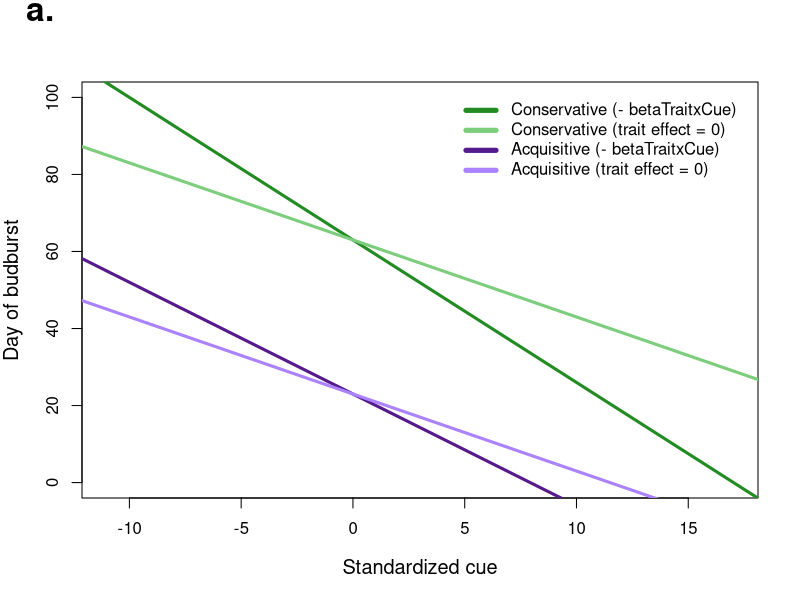
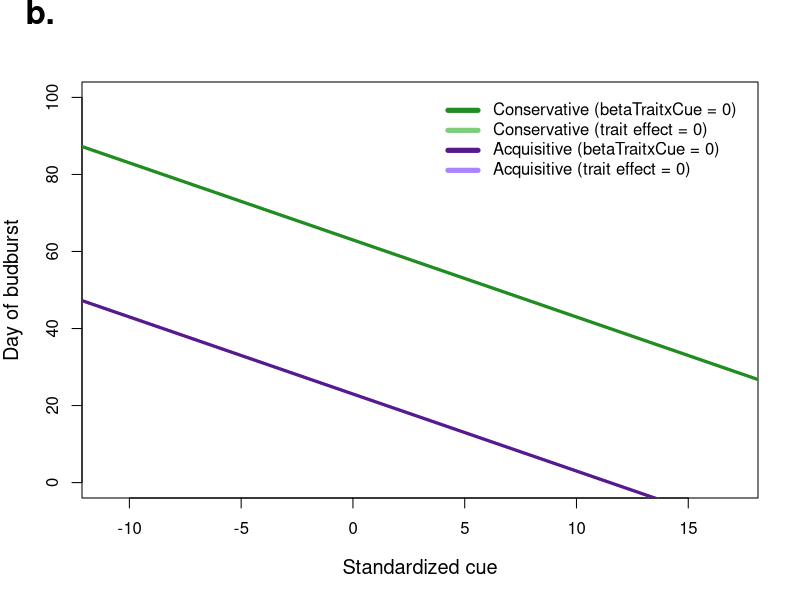
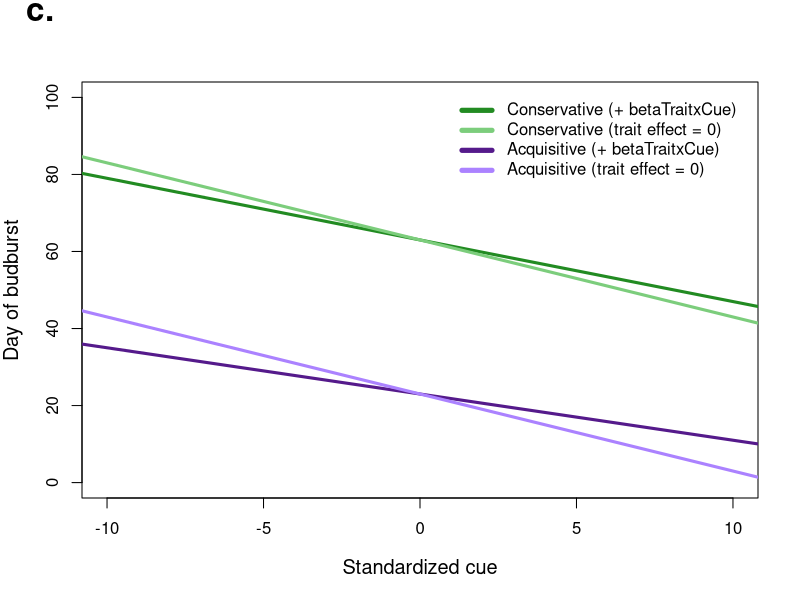

Reproduce these figures in R, in order.
# started Jan 31, 2022 by Deirdre
# rm(list=ls())
# options(stringsAsFactors = FALSE)

# aim of this code is to make a conceptual figure for the traitors ms:

#setwd("~/Documents/github/ospree/analyses/traits")

col.sp <- c(rgb(72 / 255, 38 / 255, 119 / 255, alpha = 0.8), rgb(149 / 255, 216 / 255, 64 / 255, alpha = 0.9))
col1.sp <- c(rgb(72 / 255, 38 / 255, 119 / 255, alpha = 0.14), rgb(149 / 255, 216 / 255, 64 / 255, alpha = 0.2))
col2.sp <- c(rgb(72 / 255, 38 / 255, 119 / 255, alpha = 0.4), rgb(149 / 255, 216 / 255, 64 / 255, alpha = 0.5))

put.fig.letter <- function(label, location="topleft", x=NULL, y=NULL, 
                           offset=c(0, 0), ...) {
  if(length(label) > 1) {
    warning("length(label) > 1, using label[1]")
  }
  if(is.null(x) | is.null(y)) {
    coords <- switch(location,
                     topleft = c(0.05,0.98),
                     topcenter = c(0.5525,0.98),
                     topright = c(0.985, 0.98),
                     bottomleft = c(0.015, 0.02), 
                     bottomcenter = c(0.5525, 0.02), 
                     bottomright = c(0.985, 0.02),
                     c(0.015, 0.98) )
  } else {
    coords <- c(x,y)
  }
  this.x <- grconvertX(coords[1] + offset[1], from="nfc", to="user")
  this.y <- grconvertY(coords[2] + offset[2], from="nfc", to="user")
  text(labels=label[1], x=this.x, y=this.y, xpd=T, cex = 2, ...)
}

# pdf("figures/conceptFig.pdf", width = 18, height = 5)
# par(bg = "pink", mfrow = c(1,3))
# plot(0, type="n", ylab="Day of budburst", xlab = "Cue", xlim =c(-2,2), ylim =c(0, 150), cex =2, cex.axis = 1.5, cex.lab = 1.2)
# segments(x0 = -1.85, x1 = 1.85, y0 = 130, y1 = 35,lwd =5, lty =2, col = col1.sp[1])
# segments(x0 = -1.85, x1 = 1.85, y0 = 75, y1 = 5,lwd =5, lty =2, col = col2.sp[2])
# segments(x0 = -1.65, x1 = 1.65, y0 = 150, y1 = 17, lwd =5, lty = 1, col = col.sp[1])
# segments(x0 = -1.85, x1 = 1.45, y0 = 85, y1 = 0,lwd =5, lty = 1, col = col.sp[2])
# 
# my.label <- paste("a", ".", sep="")
# put.fig.letter(label=my.label, location= "topleft", font=2)
# 
# plot(0, type="n", ylab="Day of budburst", xlab = "Cue", xlim =c(-2,2), ylim =c(0, 150), cex =2, cex.axis = 1.5, cex.lab = 1.2)
# segments(x0 = -1.85, x1 = 1.85, y0 = 130, y1 = 45,lwd =5, lty =2, col = col1.sp[1])
# segments(x0 = -1.85, x1 = 1.85, y0 = 100, y1 = 15,lwd =5, lty =2, col = col2.sp[2])
# segments(x0 = -1.85, x1 = 1.85, y0 = 134, y1 = 49, lwd =5, lty = 1, col = col.sp[1])
# segments(x0 = -1.85, x1 = 1.85, y0 = 104, y1 = 19,lwd =5, lty = 1, col = col.sp[2])
# 
# my.label <- paste("b", ".", sep="")
# put.fig.letter(label=my.label, location= "topleft", font=2)
# 
# plot(0, type="n", ylab="Day of budburst", xlab = "Cue", xlim =c(-2,2), ylim =c(0, 150), cex =2, cex.axis = 1.5, cex.lab = 1.2)
# segments(x0 = -1.60, x1 = 1.75, y0 = 147, y1 = 30, lwd =5, lty = 2, col = col2.sp[2])
# segments(x0 = -1.85, x1 = 1.45, y0 = 90, y1 = 10,lwd =5, lty = 2, col = col2.sp[1])
# segments(x0 = -1.85, x1 = 1.85, y0 = 135, y1 = 45,lwd =5, lty = 1, col = col.sp[2])
# segments(x0 = -1.85, x1 = 1.85, y0 = 80, y1 = 13,lwd =5, lty = 1, col = col.sp[1])
# 
# legend("topright", legend = c(expression("Conservative"),
#                               expression("Acquisitive"),
#                               expression(paste("Trait effect", " = 0", sep = "")),
#                               expression(paste("Full model"))),
#        col = c(col.sp[1], col.sp[2],col2.sp[1], col2.sp[2]), pt.bg = c(col.sp, NA, NA),
#        inset = 0.02, lty = c(1,1,3,3), lwd = c(5,5,5,5), cex = 1, bty = "n")
# 
# my.label <- paste("c", ".", sep="")
# put.fig.letter(label=my.label, location= "topleft", font=2)
# 
# # legend("topright", legend = c(expression(paste("Low trait")),
# #                               expression(paste("High trait")),
# #                               expression(paste("Trait effect", " = 0", sep = "")),
# #                               expression(paste("Full model"))))
# 
# #dev.off()
# par(bg = "white")  


# Trying simulations to generate figures:
# My general thoughts is that we would want to show a high and a low trait indiviudal, one for which the trait effect is set to zero and one where it varies:

# The stan model has two parts:
# 1. Trait part:
# for(i in 1:n_spec){
#   mu_grand_sp[i] = mu_grand + muSp[i];
# }
# for (i in 1:N){
#   y_hat[i] = mu_grand + muSp[trait_species[i]] + muStudy[study[i]];
# }
#
# 2. Phenology part 
# for (isp in 1:n_spec){
#    betaChillSp[isp] = alphaChillSp[isp] + betaTraitxChill * (mu_grand_sp[isp]);
# }
# for (i in 1:Nph){
#   yPhenoi[i] ~ normal(alphaPhenoSp[phenology_species[i]] + betaForceSp[phenology_species[i]] * forcei[i] + betaPhotoSp[phenology_species[i]] * photoi[i] + betaChillSp[phenology_species[i]] * chilli[i], sigmapheno_y);
# }

# For these conceptual figures, we want one cue on x-axis and the respons (day of bb) on the y, I am focusing on chilling effects, so other cues are kept constant.
# the effect of different trait values comes into play in the diff of betaTraitxChill, and this value would be set to zero for the dashed lines
# For traits like height, we would expect tall trees to bb earlier with more chilling, which would require a larger trait effect - ie larger values of betaTraitxChill

# Define constant parameters:
# alphaChillSp <- -0.5
# mu_grand_sp <- 5
# betaTraitxChill <- c(-0.5,-1, 0, 0.5, 1) # Start with a positive value, I also want to try: negative values, larger values, smaller values
# 
# alphaPhenoSp <- 5
# betaForceSp <- 5
# forcei <- 2
# 
# betaPhotoSp <- 1
# photoi <- 3
# 
# chilli <- rnorm(2000, 20, 10) #x-axis
# # parameters to simulate/that vary:
# 
# colors <- c("#cc6a70ff", "#7e4e90ff","#55C667FF","#287D8EFF", "cyan4")
# 
# plot(chilli,yPhenoi, type = "n", xlim = c(-15,15), ylim =c(-150, 100))
# 
# for (b in 1:length(betaTraitxChill)){
# betaChillSp = alphaChillSp + betaTraitxChill[b] * mu_grand_sp
# 
# yPhenoi <- alphaPhenoSp + betaForceSp * forcei + betaPhotoSp * photoi + betaChillSp * chilli
# 
# points(chilli,yPhenoi, type = "l", col= colors[b], lwd = 3)
# }
# 
# legend("bottomleft",legend = c(expression("betaTraitxChill = -0.5"),
#                             expression("betaTraitxChill = -1"),
#                             expression("betaTraitxChill = 0"),
#                             expression("betaTraitxChill = 0.5"),
#                             expression("betaTraitxChill = 1")),
#        #col = c("black", "black", "black", "black","black"),
#        #pt.bg = c("#042333ff","#cc6a70ff","#593d9cff","#f9b641ff","#13306dff","#efe350ff","#eb8055ff"),
#        col = c( "#cc6a70ff", "#7e4e90ff","#55C667FF","#287D8EFF", "cyan4"),
#        inset = 0.02, pch = c(21, 21, 21, 21,21 ), cex = 0.75, bty = "n")

#par(mfrow = c(1,3))
## Ok, if the above is correct, then yes the intercepts can vary
#pdf("figures/conceptualFigure3.pdf", width = 12, height = 5)

alphaChillSp <- -2
mu_grand_sp <- c(2,10)
#betaTraitxChill <- c(-0.5, -1, 0, 0.5, 1) # Start with a positive value, I also want to try: negative values, larger values, smaller values
betaTraitxChillT0 <- 0

alphaPhenoSp <- c(10,50)
betaForceSp <- 5
forcei <- 2

betaPhotoSp <- 1
photoi <- 3

chilli <- rnorm(2000, 20, 10) #x-axis
# parameters to simulate/that vary:

#colors <- c("#cc6a70ff", "#7e4e90ff","#55C667FF","#287D8EFF", "cyan4")

#plot(chilli,yPhenoi, type = "n", xlim = c(-15,15), ylim =c(-150, 100))
#par(mfrow = c(1,3))

betaTraitxChill <- c(-0.45, -0.85, 0, 0.45, 0.85)
  b <- 1
  gm <- 1
  a <- 1
  
  betaChillSp = alphaChillSp + betaTraitxChill[b] * mu_grand_sp[gm]
  yPhenoi <- alphaPhenoSp[a] + betaForceSp * forcei + betaPhotoSp * photoi + betaChillSp * chilli
  
  betaChillSpT0 = alphaChillSp + betaTraitxChillT0 * mu_grand_sp[gm]
  yPhenoiT0 <- alphaPhenoSp[a] + betaForceSp * forcei + betaPhotoSp * photoi + betaChillSpT0 * chilli
  
  b<- 2
  gm <- 1
  a <- 2
  betaChillSpHi = alphaChillSp + betaTraitxChill[b] * mu_grand_sp[gm]
  yPhenoiHi <- alphaPhenoSp[a] + betaForceSp * forcei + betaPhotoSp * photoi + betaChillSpHi * chilli
  
  betaChillSpT0Hi = alphaChillSp + betaTraitxChillT0 * mu_grand_sp[gm]
  yPhenoiT0Hi <- alphaPhenoSp[a] + betaForceSp * forcei + betaPhotoSp * photoi + betaChillSpT0 * chilli
  
  plot(chilli,yPhenoi, type = "n", xlim = c(-11,17), ylim =c(0, 100), ylab = "Day of budburst", xlab = "Standardized cue", cex.lab = 1.2)
  my.label <- paste("a", ".", sep="")
  put.fig.letter(label=my.label, location= "topleft", font=2)
  
  points(chilli,yPhenoi, type = "l", col= "purple4", lwd = 3)
  points(chilli,yPhenoiT0, type = "l", col= "mediumpurple1", lwd = 3)
  points(chilli,yPhenoiHi, type = "l", col= "forestgreen", lwd = 3)
  points(chilli,yPhenoiT0Hi, type = "l", col= "palegreen3", lwd = 3)
  
  legend("topright",legend = c(expression("Conservative (- betaTraitxCue)"),
                               expression("Conservative (trait effect = 0)"),
                               expression("Acquisitive (- betaTraitxCue)"),
                               expression("Acquisitive (trait effect = 0)")),
         
         #col = c("black", "black", "black", "black"),
         #pt.bg = c("#042333ff","#cc6a70ff","#593d9cff","#f9b641ff","#13306dff","#efe350ff","#eb8055ff"),
         col = c("forestgreen", "palegreen3", "purple4", "mediumpurple1"),
         inset = 0.02, lty = c(1,1,1,1), lwd = c(5,5,5,5), cex = 1, bty = "n")
  
## Now the slope is 0
  b <- 3
  gm <- 1
  a <- 1
  
  betaChillSp = alphaChillSp + betaTraitxChill[b] * mu_grand_sp[gm]
  yPhenoi <- alphaPhenoSp[a] + betaForceSp * forcei + betaPhotoSp * photoi + betaChillSp * chilli
  
  betaChillSpT0 = alphaChillSp + betaTraitxChillT0 * mu_grand_sp[gm]
  yPhenoiT0 <- alphaPhenoSp[a] + betaForceSp * forcei + betaPhotoSp * photoi + betaChillSpT0 * chilli
  
  gm <- 1
  a <- 2
  betaChillSpHi = alphaChillSp + betaTraitxChill[b] * mu_grand_sp[gm]
  yPhenoiHi <- alphaPhenoSp[a] + betaForceSp * forcei + betaPhotoSp * photoi + betaChillSp * chilli
  
  betaChillSpT0Hi = alphaChillSp + betaTraitxChillT0 * mu_grand_sp[gm]
  yPhenoiT0Hi <- alphaPhenoSp[a] + betaForceSp * forcei + betaPhotoSp * photoi + betaChillSpT0 * chilli
  
  plot(chilli,yPhenoi, type = "n", xlim = c(-11,17), ylim =c(0, 100), ylab = "Day of budburst", xlab = "Standardized cue", cex.lab = 1.2)
  my.label <- paste("b", ".", sep="")
  put.fig.letter(label=my.label, location= "topleft", font=2)
  
  points(chilli,yPhenoiT0, type = "l", col= "mediumpurple1", lwd = 3)
  points(chilli,yPhenoi, type = "l", col= "purple4", lwd = 3)
  points(chilli,yPhenoiT0Hi, type = "l", col= "palegreen3", lwd = 3)
  points(chilli,yPhenoiHi, type = "l", col= "forestgreen", lwd = 3)
 
  legend("topright",legend = c(expression("Conservative (betaTraitxCue = 0)"),
                               expression("Conservative (trait effect = 0)"),
                               expression("Acquisitive (betaTraitxCue = 0)"),
                               expression("Acquisitive (trait effect = 0)")),
         
         #col = c("black", "black", "black", "black"),
         #pt.bg = c("#042333ff","#cc6a70ff","#593d9cff","#f9b641ff","#13306dff","#efe350ff","#eb8055ff"),
         col = c("forestgreen", "palegreen3", "purple4", "mediumpurple1"),
         inset = 0.02, lty = c(1,1,1,1), lwd = c(5,5,5,5), cex = 1, bty = "n")
  
  ## Now the slope is +ve
  betaTraitxChill <- c(-0.45, -0.85, 0, 0.2,0.4)
  b <- 5
  gm <- 1
  a <- 1
  
  betaChillSp = alphaChillSp + betaTraitxChill[b] * mu_grand_sp[gm]
  yPhenoi <- alphaPhenoSp[a] + betaForceSp * forcei + betaPhotoSp * photoi + betaChillSp * chilli
  
  betaChillSpT0 = alphaChillSp + betaTraitxChillT0 * mu_grand_sp[gm]
  yPhenoiT0 <- alphaPhenoSp[a] + betaForceSp * forcei + betaPhotoSp * photoi + betaChillSpT0 * chilli
  
 
  b <- 4
  gm <- 1
  a <- 2
  betaChillSpHi = alphaChillSp + betaTraitxChill[b] * mu_grand_sp[gm]
  yPhenoiHi <- alphaPhenoSp[a] + betaForceSp * forcei + betaPhotoSp * photoi + betaChillSpHi * chilli
  
  betaChillSpT0Hi = alphaChillSp + betaTraitxChillT0 * mu_grand_sp[gm]
  yPhenoiT0Hi <- alphaPhenoSp[a] + betaForceSp * forcei + betaPhotoSp * photoi + betaChillSpT0 * chilli
  
  plot(chilli,yPhenoi, type = "n", xlim = c(-10,10), ylim =c(0, 100), ylab = "Day of budburst", xlab = "Standardized cue", cex.lab = 1.2)
  my.label <- paste("c", ".", sep="")
  put.fig.letter(label=my.label, location= "topleft", font=2)
  
  points(chilli,yPhenoi, type = "l", col= "purple4", lwd = 3, lty = 1)
  points(chilli,yPhenoiT0, type = "l", col= "mediumpurple1", lwd = 3)
  points(chilli,yPhenoiHi, type = "l", col= "forestgreen", lwd = 3)
  points(chilli,yPhenoiT0Hi, type = "l", col= "palegreen3", lwd = 3)
  
  legend("topright",legend = c(expression("Conservative (+ betaTraitxCue)"),
                               expression("Conservative (trait effect = 0)"),
                               expression("Acquisitive (+ betaTraitxCue)"),
                               expression("Acquisitive (trait effect = 0)")),
         
         #col = c("black", "black", "black", "black"),
         #pt.bg = c("#042333ff","#cc6a70ff","#593d9cff","#f9b641ff","#13306dff","#efe350ff","#eb8055ff"),
         col = c("forestgreen", "palegreen3", "purple4", "mediumpurple1"),
         inset = 0.02, lty = c(1,1,1,1), lwd = c(5,5,5,5), cex = 1, bty = "n")
#dev.off()
  